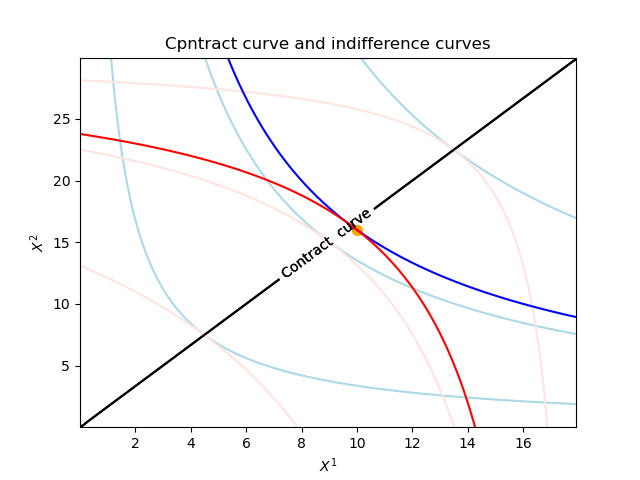

Reproduce this figure in Python.
"""
Code from :
https://deepnote.com/app/gaby-galvan/Edgeworth-Box-5c892517-cb51-4f3f-b20d-8e5dd8b5ac46
"""

import numpy as np
import matplotlib.pyplot as plt
import pandas as pd

out = 0
#The main function 
def draw_Ed_Bow(U1,U2, Xmax, Ymax, Xmin=10**(-6), Ymin=10**(-6), Utility_Show = False, Num_ind = 10,Xlab ="X",Ylab="Y",e=200, Contract_draw=True,AlPoint = None,colors =["black","Orange", "blue","red"],Utility_draw = True):
    """
    Input : 
        U1: Utility of the 1st agent (must depend on 2 variables)
        U2: Utility of the 2nd agent (must depend on 2 variables)
        Xmax : the limit of the box
        Ymax: the limit of the box
        Xmin=10**(-6): the limit of the box (default: set to ~0 to avoid problems with log expressions)
        Ymin=10**(-6): the box limit (default: set to ~0 to avoid problems with log expressions)
        Utility_Show = False: Show utility levels on the Edgeworth box
        Num_ind = 10 : Number of indifference curves per agent
        e = 200 : Number of steps to compute the utility levels and the contract curve
        Contract_draw = True: Draw the contract curve 
        AlPoint = None : show an allocation point and his 2 indifference curves. Should be a tuple/list (x,y)
        colors = ["black","Orange", "blue","red"] : To choose the color of : [ContractCurve, endowment point, indifference curves Agent1, indifference curves agent2]
        Utility_draw = True : Draw the indefrence curves
    Output:
        None (but draws the Edgeworth box) 
    """
    delta = min((Xmax-Xmin)/e,(Ymax-Ymin)/e)

    x = np.arange(Xmin, Xmax, delta) #Tomates
    y = np.arange(Ymin, Ymax, delta) #courgettes
    X, Y = np.meshgrid(x, y)
    Z1 = lambda x,y : U1(x,y)
    Z2 = lambda x,y : U2(Xmax-x,Ymax-y)

    #the contract curve
    Num_ind_1 = Num_ind
    Num_ind_2 = Num_ind

    if Contract_draw == True:
        Z2grad = np.gradient(Z2(X,Y))
        Z1grad = np.gradient(Z1(X,Y))

        global out
        out = (Z2grad[0]*Z1grad[1]-Z2grad[1]*Z1grad[0])

        Cont = plt.contour(X,Y,out,colors=colors[0],levels=[0])
        fmt = {}
        strs = ["Contract  curve"]
        for l, s in zip(Cont.levels, strs):
            fmt[l] = s
        plt.clabel(Cont, Cont.levels, inline = True,
                fmt = fmt, fontsize = 10)
        
        C_curv = abs(pd.DataFrame(out ,index=y, columns=x))
        C_curv = C_curv.index @ (C_curv == C_curv.apply(min))
        xC_curv = np.arange(Xmin,Xmax,(Xmax-Xmin)/(Num_ind+1))
        C_curv = np.interp(xC_curv,C_curv.index,C_curv)
        Num_ind_1 = pd.Series(Z1(xC_curv,C_curv)).sort_values(ascending=True)
        Num_ind_2 = pd.Series(Z2(xC_curv,C_curv)).sort_values(ascending=True)
        
    #Draw the dotation point and his curves
    if AlPoint != None:
        plt.scatter(AlPoint[0],AlPoint[1],s=200,marker=".",color = colors[1],label="Allocation point")
        Num_ind_1 = [Z1(AlPoint[0],AlPoint[1])]
        Num_ind_2 = [Z2(AlPoint[0],AlPoint[1])]

    #draw the indifference curve
    if Utility_draw == True:
        C1 = plt.contour(X, Y, Z1(X,Y),colors = colors[2],levels=Num_ind_1)
        C2 = plt.contour(X, Y, Z2(X,Y),colors = colors[3],levels=Num_ind_2)
        if Utility_Show == True:
            fmt = {}
            strs = round(pd.Series(C1.levels[:]),1)
            for l, s in zip(C1.levels, strs):
                fmt[l] = s
            plt.clabel(C1, C1.levels, inline = True,
                    fmt = fmt, fontsize = 10)
            #Utility level2

            fmt = {}
            strs = round(pd.Series(C2.levels[:]),1)
            for l, s in zip(C2.levels, strs):
                fmt[l] = s
            plt.clabel(C2, C2.levels, inline = True,
                    fmt = fmt, fontsize = 10)


    plt.title("Cpntract curve and indifference curves")
    plt.xlabel(Xlab)
    plt.ylabel(Ylab)

    #Utility of 1st agent (depend on X,Y):
U1 = lambda c,n : c**0.5 * n**0.5
#Utility of 2nd agent (depend on X,Y):
U2 = lambda c,n : c**0.5 * n**0.5

draw_Ed_Bow(U1,U2,18,30,colors=["k","Orange", "lightblue","mistyrose"],Num_ind=3)
draw_Ed_Bow(U1,U2,18,30,Xlab=r"$X^1$",Ylab=r"$X^2$",AlPoint=(10,16),Contract_draw=True)
plt.savefig("contract_curve.png")